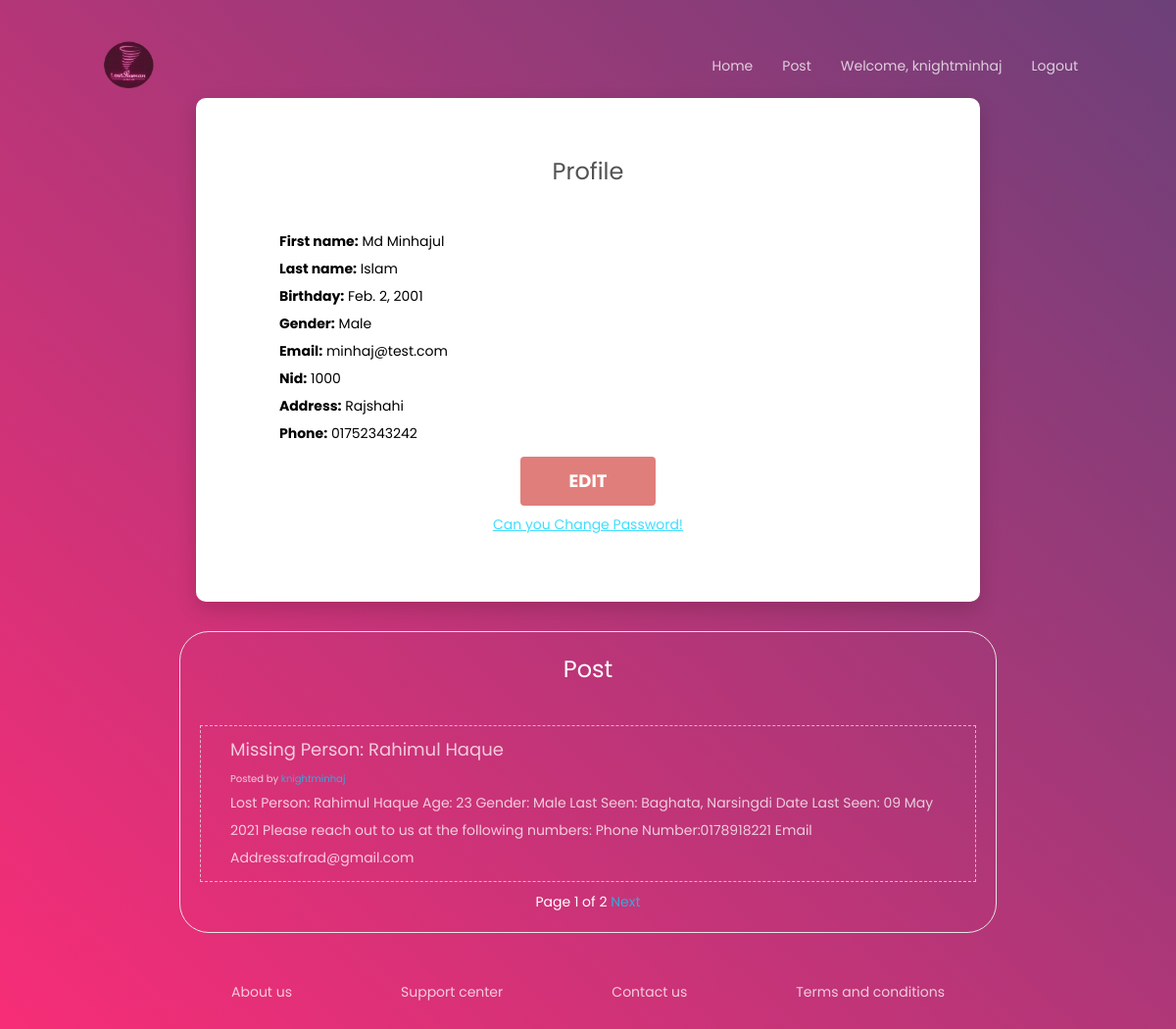
/profile/ (signed in), run on the app's committed database.
### myapp/models.py (models this page shows)
class UserProfile(models.Model):
    user = models.ForeignKey(User, on_delete=models.CASCADE, default=1)
    first_name = models.CharField(max_length=30, null=True)
    last_name = models.CharField(max_length=30, null=True)
    birthday = models.DateField(null=True)
    gender = models.CharField(max_length=1, choices=GENDER_CHOICES, null=True)
    email = models.EmailField(max_length=30, null=True)
    nid = models.CharField(max_length=30, null=True)
    address = models.CharField(max_length=100, null=True)
    phone = models.CharField(max_length=20, null=True)

### myapp/views.py (the view)
# urls.py: path('profile/', user_views.profile, name='profile'),
def profile(request):
    user_profile = UserProfile.objects.get(user=request.user)
    fields = []
    for field in user_profile._meta.fields:
        field_name = field.verbose_name.capitalize()
        field_value = getattr(user_profile, field.name)
        fields.append((field_name, field_value))
    paginator = Paginator(rows, 5)
    page_number = request.GET.get('page')
    page = paginator.get_page(page_number)
    context = {
        'page': page,
        'user_rows': user_rows,
        'fields': fields
    }
    return render(request, 'profile.html', context)

### myapp/templates/profile.html (shortened to what this page needs)
<!DOCTYPE html>
<html lang="en">
<head>
    {% load static %}
    <link href="{% static 'css/main.css' %}" rel="stylesheet" media="all">
    <link href="{% static 'css/post.css' %}" rel="stylesheet" media="all">
    <link rel="stylesheet" href="{% static 'css/styles.css' %}">
</head>
<body>
    <header>
        <h2><a href="{% url 'home' %}"><img src="{% static 'image/logo.png' %}" width="64" alt=""></a></h2>
        <nav>
            {% if user.is_authenticated %}
            <li><a href="{% url 'home' %}">Home</a></li>
            <li><a href="{% url 'all-post' %}">Post</a></li>
            <li><a href="{% url 'profile' %}">Welcome, {{ request.user.username }}</a></li>
            <li><a href="{% url 'logout' %}">Logout</a></li>
            {% endif %}
        </nav>
    </header>
    <section class="hero">
        <div class="hero-content-area">
            <div class="wrapper" style="width: 800px;">
                <div class="card card-4">
                    <div class="card-body">
                        <h2 class="title">Profile</h2>
                        <div style="color: black; text-align: left;">
                            {% for field in fields %}
                            {% if field.0 != 'Id' and field.0 != 'User' %}
                            {% if field.0 == 'Gender'%}
                            {% if field.1 == 'M'%}
                            <p><b>{{ field.0 }}:</b> Male</p>
                            {% else %}
                            <p><b>{{ field.0 }}:</b> Female</p>
                            {% endif %}
                            {% else %}
                            <p><b>{{ field.0 }}:</b> {{ field.1 }}</p>
                            {% endif %}
                            {% endif %}
                            {% endfor %}
                            <div style="text-align: center; padding-top: 10px;">
                                <a href="{% url 'edit-profile' %}" class="btn btn-primary btn-sm">Edit</a></br>
                                <p style="padding-top: 5px;">
                                    <a href="{% url 'change-password' %}"
                                        style="color: #00d2ff; text-decoration: underline;">Can
                                        you
                                        Change
                                        Password!</a>
                                </p>
                            </div>
                        </div>
                    </div>
                </div>
            </div>
            <div class="postboexs">
                <div class="postbox">
                    <h2 class="title" style="color: white;">Post</h2>
                    {% for user_rows in user_rows %}
                    {% for rows in page %}
                    {% if user_rows.0 == rows.9 %}
                    {% if user.is_authenticated %}
                    {% if user_rows.4 == request.user.username %}
                    <a class="post" style="border: 1px #e5e5e5 dashed"
                        href="{% url 'user-single-post' %}?data={{ rows.0 }}">
                        <h4 class="home_post_title" style="padding-left: 20px;">
                            Missing Person: {{rows.1}} {{ rows.2}}
                            </br><span style="font-size: x-small;">Posted by </span>
                            <span style="font-size: x-small; color: #00d2ff;">{{ user_rows.4 }}</span>
                        </h4>
                        <p class="home_post_description">
                            {{rows.5}}
                        </p>
                    </a>
                    {% endif %}
                    {% endif %}
                    {% endif %}
                    {% endfor %}
                    {% endfor %}
                    <div style="padding-top: 10px;">
                        <span>Page {{ page.number }} of {{ page.paginator.num_pages }}</span>
                        {% if page.has_next %}
                        <a href="{% url 'profile' %}?page={{ page.next_page_number }}" style="color: #00d2ff;">
                            Next
                        </a>
                        {% endif %}
                    </div>
                </div>
            </div>
            <footer>
                <a href="#">About us</a>
                <a href="#">Support center</a>
                <a href="#">Contact us</a>
                <a href="#">Terms and conditions</a>
            </footer>
    </section>
</body>
</html>

### myapp/static/css/main.css (style rules this page uses)
html { -webkit-box-sizing: border-box; -moz-box-sizing: border-box; box-sizing: border-box; }
* { padding: 0; margin: 0; }
*, *:before, *:after { -webkit-box-sizing: inherit; -moz-box-sizing: inherit; box-sizing: inherit; }
body, h1, h2, h3, h4, h5, h6, blockquote, p, pre, dl, dd, ol, ul, figure, hr, fieldset, legend { margin: 0; padding: 0; }
body { font-family: "Poppins", "Arial", "Helvetica Neue", sans-serif; font-weight: 400; font-size: 14px; }
h1, h2, h3, h4, h5, h6 { font-weight: 400; }
h2 { font-size: 30px; }
h4 { font-size: 18px; }
.wrapper { margin: 0 auto; }
.btn { display: inline-block; line-height: 50px; padding: 0 50px; -webkit-transition: all 0.4s ease; -o-transition: all 0.4s ease; -moz-transition: all 0.4s ease; transition: all 0.4s ease; cursor: pointer; font-size: 18px; color: #fff; font-family: "Poppins", "Arial", "Helvetica Neue", sans-serif; }
.title { font-size: 24px; color: #525252; font-weight: 400; margin-bottom: 40px; }
.card { -webkit-border-radius: 3px; -moz-border-radius: 3px; border-radius: 3px; background: #fff; }
.card-4 { background: #fff; -webkit-border-radius: 10px; -moz-border-radius: 10px; border-radius: 10px; -webkit-box-shadow: 0px 8px 20px 0px rgba(0, 0, 0, 0.15); -moz-box-shadow: 0px 8px 20px 0px rgba(0, 0, 0, 0.15); box-shadow: 0px 8px 20px 0px rgba(0, 0, 0, 0.15); }
.card-4 .card-body { padding: 57px 65px; padding-bottom: 65px; }

### myapp/static/css/post.css (style rules this page uses)
.post { color: black; display: block; margin-top: 10px; padding: 10px; text-decoration: none; }
.postboexs { width: 100%; max-width: 900px; display: flex; justify-content: space-around; width: 100%; margin-top: 30px; }
.postbox { width: calc( 100% - 5px ); padding: 20px; border: 1px solid #e5e5e5; border-radius: 30px; }
.home_post_description { color: white; text-align: left; }
.home_post_title { color: white; text-align: left; }

### myapp/static/css/styles.css (style rules this page uses)
* { margin: 0; padding: 0; box-sizing: border-box; }
html { font-size: 16px; font-family: "Poppins", "Arial", "Helvetica Neue", sans-serif; color: #555; }
ul, nav { list-style: none; }
nav li { display: inline-block; position: relative; }
nav a:after { position: absolute; content: ''; display: inline-block; width: calc( 0% ); position: absolute; bottom: -6px; left: 0; height: 3px; background: yellow; transition: width 450ms ease-out; }
a { text-decoration: none; opacity: 0.75; color: #fff; }
a.btn { border-radius: 4px; text-transform: uppercase; font-weight: bold; text-align: center; background-color: #e07e7b; opacity: 1; transition: all 400ms; }
section { display: flex; flex-direction: column; align-items: center; padding: 100px 80px; }
section p { max-width: 775px; line-height: 2; padding: 0 20px; }
header { position: absolute; width: 100%; display: flex; justify-content: space-between; align-items: center; padding: 35px 100px 0; animation: 1s fadein 0.5s forwards; opacity: 0; color: #fff; z-index: 2; }
header h2 { font-family: "Amatic SC", sans-serif; }
header nav { display: flex; margin-right: -15px; }
header nav li { margin: 0 15px; }
.hero { position: relative; justify-content: center; text-align: center; min-height: 100vh; color: #fff; }
.hero-content-area { opacity: 0; animation: 1s slidefade 1s forwards; }
* { box-sizing: border-box; margin: 0; padding: 0; }
footer { width: 100%; max-width: 900px; display: flex; justify-content: space-around; width: 100%; margin-top: 50px; }

### data on the page
UserProfile: first_name "Md Minhajul" "Islam" "Feb. 2, 2001" "minhaj@test.com" "1000" "Rajshahi" "01752343242"

### other printed values
{{ request.user.username }} "knightminhaj"
{{ field.0 }} "First name" "Last name" "Birthday" "Email" "Nid" "Address" "Phone"
{{ field.0 }} "Gender"
{{ rows.1 }} "Rahimul"
{{ rows.2 }} "Haque"
{{ user_rows.4 }} "knightminhaj"
{{ page.number }} "1"
{{ page.paginator.num_pages }} "2"
